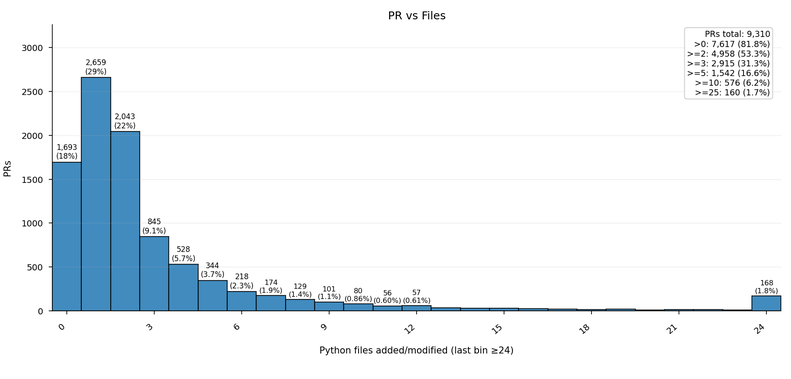
#> input picture viz_output_all_repos/all_repos_pr_pyfile_histogram.png, 791 x 379 px, shrunk from 1800 x 862 before the run
$ python merge_all_repos_plots.py
#> lines starting #> are read from the running program, lines starting #| are printed output that depends on the picture
#!/usr/bin/env python3
"""Merge aggregate pyfile + fn/class PNGs stacked vertically into one image.

Run after `scripts/plot_all_repos_histograms.py` has written:
  viz_output_all_repos/all_repos_pr_pyfile_histogram.png
  viz_output_all_repos/all_repos_pr_fn_class_changes_histogram.png

Output:
  viz_output_all_repos/all_repos_pr_py_and_fnclass_stacked.png
"""

from __future__ import annotations

from pathlib import Path

import matplotlib.image as mpimg
import matplotlib.pyplot as plt
import numpy as np

_ROOT = Path(__file__).resolve().parent.parent
OUT_DIR = _ROOT / "viz_output_all_repos"

PYFILE_NAME = "all_repos_pr_pyfile_histogram.png"
FNCLASS_NAME = "all_repos_pr_fn_class_changes_histogram.png"
MERGED_NAME = "all_repos_pr_py_and_fnclass_stacked.png"


def load_png(path: Path) -> np.ndarray:
    if not path.is_file():
        raise SystemExit(f"Missing PNG: {path}")
    return mpimg.imread(path)
#> returned value is the input picture: shape (379, 791, 4) float32; mean R, G, B, A 0.926, 0.948, 0.963, 1
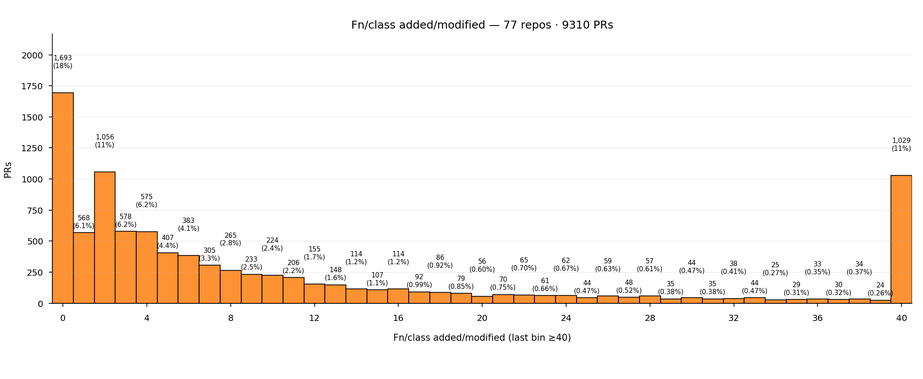
#> input picture viz_output_all_repos/all_repos_pr_fn_class_changes_histogram.png, 923 x 379 px, shrunk from 2100 x 862 before the run
#> in load_png, returned value is the input picture: shape (379, 923, 4) float32; mean R, G, B, A 0.98, 0.953, 0.928, 1


def pad_to_same_width(a: np.ndarray, b: np.ndarray) -> tuple[np.ndarray, np.ndarray]:
    w = max(a.shape[1], b.shape[1])
#> w = 923

    def pad(img: np.ndarray) -> np.ndarray:
        if img.shape[1] == w:
            return img
        h, w_old, channels = img.shape
#> h = 379; w_old = 791; channels = 4
        if channels == 4:
            bg_val = [1.0, 1.0, 1.0, 1.0]
        else:
            bg_val = [1.0, 1.0, 1.0]
        canvas = np.ones((h, w, channels), dtype=img.dtype)
        for c, v in enumerate(bg_val):
            canvas[:, :, c] *= v
#> canvas: shape (379, 923, 4) float32; every value is 1
        canvas[:, :w_old, :] = img
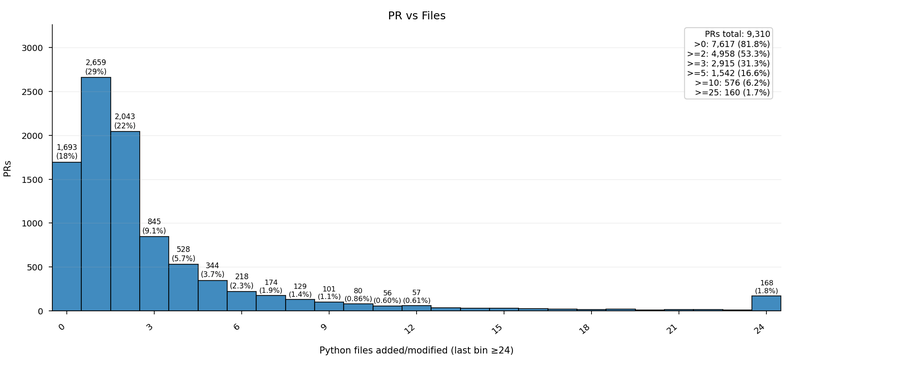
#> canvas: shape (379, 923, 4) float32; mean of channels 0, 1, 2, 3 0.936, 0.955, 0.969, 1; drawn as R, G, B
        return canvas

    return pad(a), pad(b)


def main() -> None:
    OUT_DIR.mkdir(parents=True, exist_ok=True)
    py_path = OUT_DIR / PYFILE_NAME
    fn_path = OUT_DIR / FNCLASS_NAME
    out_path = OUT_DIR / MERGED_NAME

    left = load_png(py_path)
    right = load_png(fn_path)
    left, right = pad_to_same_width(left, right)

    merged = np.concatenate([left, right], axis=0)
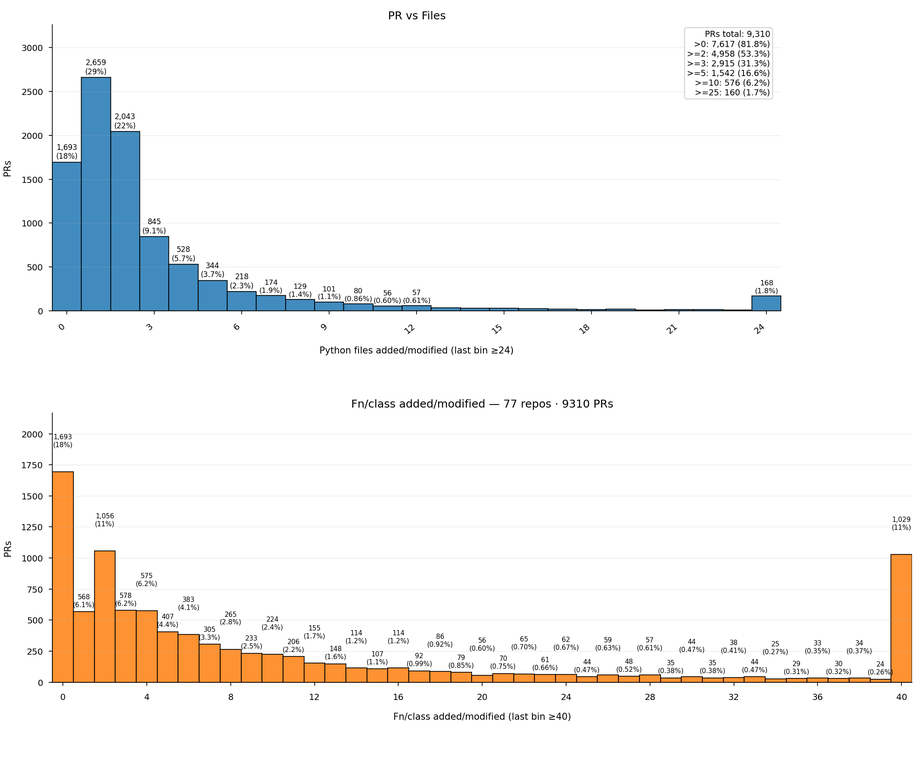
#> merged: shape (758, 923, 4) float32; mean of channels 0, 1, 2, 3 0.958, 0.954, 0.948, 1; drawn as R, G, B

    # Horizontal separator between panels.
    sep_h = max(8, int(round(0.01 * merged.shape[0])))
#> sep_h = 8
    channels = merged.shape[2]
#> channels = 4
    # Light gray line on white background.
    sep = np.ones((sep_h, merged.shape[1], channels), dtype=merged.dtype)
    if channels == 4:
        sep[:, :, 3] = 1.0
    for c in range(min(3, channels)):
        sep[:, :, c] *= 0.88
    merged = np.concatenate([left, sep, right], axis=0)
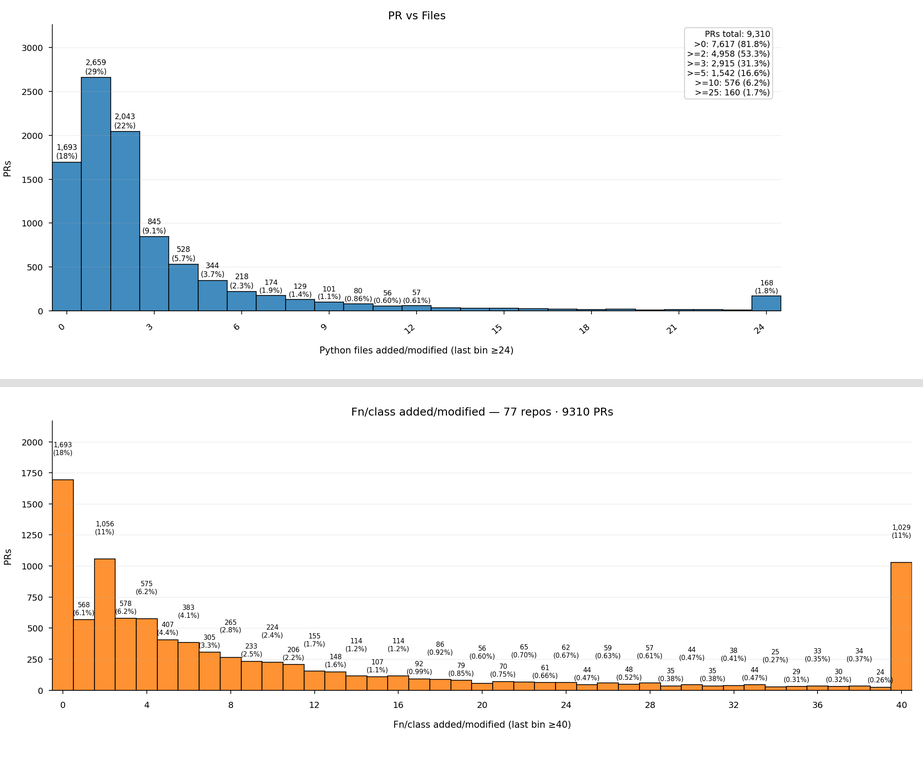
#> merged: shape (766, 923, 4) float32; mean of channels 0, 1, 2, 3 0.957, 0.953, 0.947, 1; drawn as R, G, B

    # Use matplotlib to write out, preserving colors.
    plt.imsave(out_path, merged)
    print(f"Wrote {out_path}")


if __name__ == "__main__":
    main()
